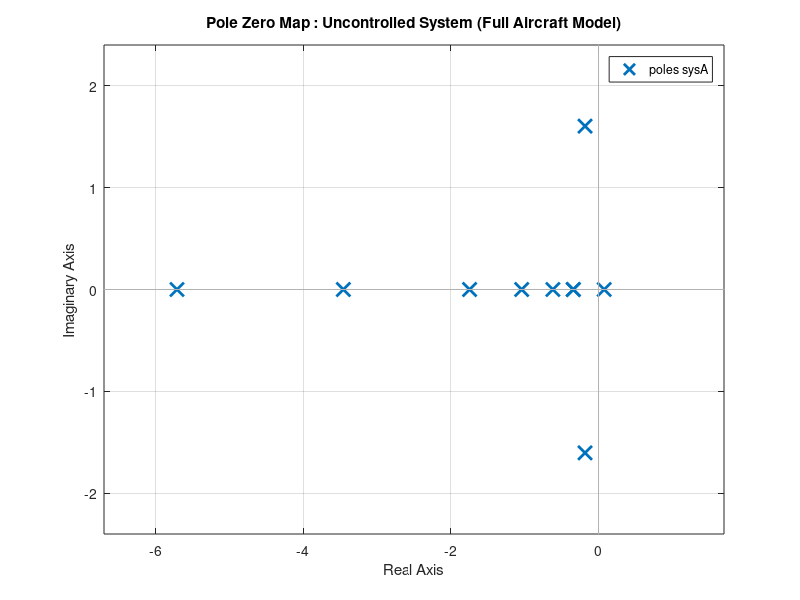
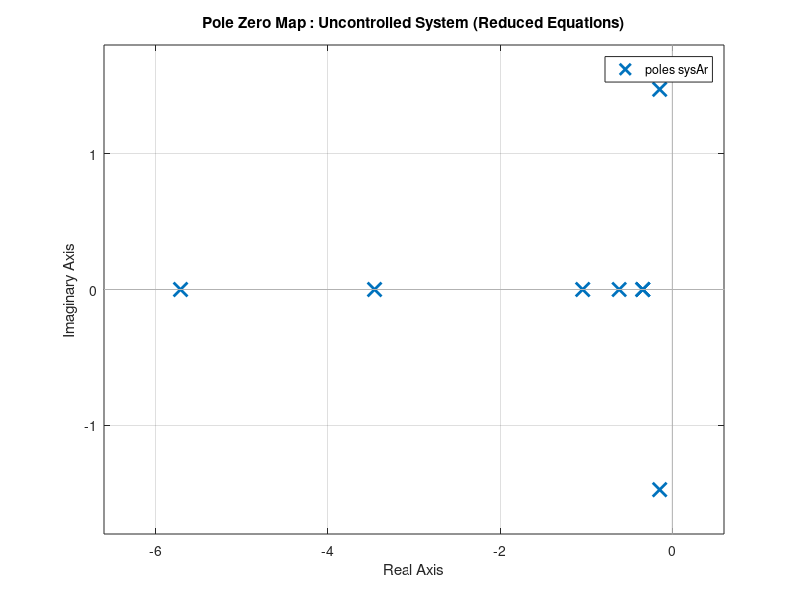
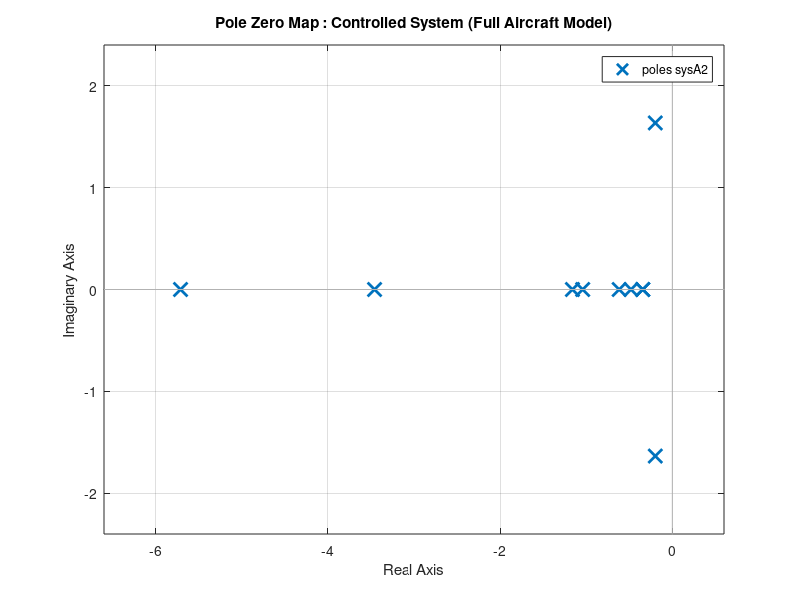

These figures' MATLAB source, in order:
% Filename:  dynamics.m
%
% Calculation of state matrix and input matrix for calculation
% of asymmetric aircraft response to atmospheric turbulence.
% The system model is in the form
%
%       .
%       x = Ax + Bu
%       -    -    -
% with x = [beta phi pb/2V rb/2V ug_ u_g* alpha_g alpha_g* beta_g betag* ay]'
%
% and
%
% u = [delta_a delta_r w1 w3 w2]'.
%
%
% The turbulence filters are derived using the approximated
% effective one-dimensional power spectral densities for u_g, alpha_g and
% beta_g (Dryden Model).
% 
% Data for Cessna Citation Ce-500, start (1)

% AIRCRAFT- AND FLIGHT CONDITION 'START'.
close all;
clear;
V   = 51.4;
S   = 24.2;
b   = 13.36;
mub = 13;
KX2 = 0.016;
KZ2 = 0.040;
KXZ = 0.002;
CL  = 1.1360;

% TURBULENCE PARAMETERS APPROXIMATED POWER SPECTRAL DENSITIES
Lg        = 150; 
B         = b/(2*Lg);
sigma     = 2;
sigmaug_V = sigma/V;
sigmavg   = sigma;
%sigmawg   = sigma;
sigmabg   = sigmavg/V;
sigmaag   = sigma/V;

Iug0 = 0.0249*sigmaug_V^2;
Iag0 = 0.0182*sigmaag^2;
tau1 = 0.0991;     tau2 = 0.5545;     tau3 = 0.4159;
tau4 = 0.0600;     tau5 = 0.3294;     tau6 = 0.2243;

% AIRCRAFT ASYMMETRIC AERODYNAMIC DERIVATIVES 
CYb  =-0.9896;     Clb  =-0.0772;     Cnb  = 0.1628;
CYp  =-0.0870;     Clp  =-0.3415;     Cnp  =-0.0268;
CYr  = 0.4300;     Clr  = 0.2830;     Cnr  =-0.1930;
CYda = 0.0000;     Clda =-0.2349;     Cnda = 0.0286;
CYdr = 0.3037;     Cldr = 0.0286;     Cndr =-0.1261;
 
                   Clpw = 0.8*Clp;    Cnpw = 0.9*Cnp;
                   Clrw = 0.7*Clr;    Cnrw = 0.2*Cnr;
CYfb = 0;
Clfb = 0;
Cnfb = 0;

%CYfbg = CYfb+0.5*CYr;
%Clfbg = Clfb+0.5*Clr;
%Cnfbg = Cnfb+0.5*Cnr;

% CALCULATION OF AIRCRAFT ASYMMETRIC STABILITY DERIVATIVES
yb   = (V/b)*CYb/(2*mub);
yphi = (V/b)*CL/(2*mub);
yp   = (V/b)*CYp/(2*mub);
yr   = (V/b)*(CYr-4*mub)/(2*mub);
ybg  = yb;
ydr  = (V/b)*CYdr/(2*mub);
den  = b*4*mub*(KX2*KZ2-KXZ^2)/V;
lb   = (Clb*KZ2+Cnb*KXZ)/den;
lp   = (Clp*KZ2+Cnp*KXZ)/den;
lr   = (Clr*KZ2+Cnr*KXZ)/den;
lda  = (Clda*KZ2+Cnda*KXZ)/den;
ldr  = (Cldr*KZ2+Cndr*KXZ)/den;
lug  = (-Clrw*KZ2-Cnrw*KXZ)/den;
lbg  = lb;
lag  = (Clpw*KZ2+Cnpw*KXZ)/den;
nb   = (Clb*KXZ+Cnb*KX2)/den;
np   = (Clp*KXZ+Cnp*KX2)/den;
nr   = (Clr*KXZ+Cnr*KX2)/den;
nda  = (Clda*KXZ+Cnda*KX2)/den;
ndr  = (Cldr*KXZ+Cndr*KX2)/den;
nug  = (-Clrw*KXZ-Cnrw*KX2)/den;
nbg  = nb;
nag  = (Clpw*KXZ+Cnpw*KX2)/den;
aug1 =-(V/Lg)^2*(1/(tau1*tau2));
aug2 =-(tau1+tau2)*(V/Lg)/(tau1*tau2);
aag1 =-(V/Lg)^2*(1/(tau4*tau5));
aag2 =-(tau4+tau5)*(V/Lg)/(tau4*tau5);
abg1 =-(V/Lg)^2;
abg2 =-2*(V/Lg);
bug1 = tau3*sqrt(Iug0*V/Lg)/(tau1*tau2);
bug2 = (1-tau3*(tau1+tau2)/(tau1*tau2))*sqrt(Iug0*(V/Lg)^3)/(tau1*tau2);
bag1 = tau6*sqrt(Iag0*V/Lg)/(tau4*tau5);
bag2 = (1-tau6*(tau4+tau5)/(tau4*tau5))*sqrt(Iag0*(V/Lg)^3)/(tau4*tau5);
bbg1 = sigmabg*sqrt(3*V/Lg);
bbg2 = (1-2*sqrt(3))*sigmabg*sqrt((V/Lg)^3);

% STATE-SPACE MATRICES
A = [yb yphi yp    yr 0    0    0    0    ybg  0;
     0  0    2*V/b 0  0    0    0    0    0    0;
     lb 0    lp    lr lug  0    lag  0    lbg  0;
     nb 0    np    nr nug  0    nag  0    nbg  0;
     0  0    0     0  0    1    0    0    0    0;
     0  0    0     0  aug1 aug2 0    0    0    0;
     0  0    0     0  0    0    0    1    0    0;
     0  0    0     0  0    0    aag1 aag2 0    0;
     0  0    0     0  0    0    0    0    0    1;
     0  0    0     0  0    0    0    0    abg1 abg2];

B = [0   ydr 0    0    0;
     0   0   0    0    0;
     lda ldr 0    0    0;
     nda ndr 0    0    0;
     0   0   bug1 0    0;
     0   0   bug2 0    0;
     0   0   0    bag1 0;
     0   0   0    bag2 0;
     0   0   0    0    bbg1;
     0   0   0    0    bbg2];

 C = eye (10,10);
 D = zeros(10,5);

% For equations of motion that approximate dutch roll
% STATE-SPACE MATRICES
% Ar = [yb   yr 0    0    0    0    ybg  0;
%      nb    nr nug  0    nag  0    nbg  0;
%      0     0  0    1    0    0    0    0;
%      0     0  aug1 aug2 0    0    0    0;
%      0     0  0    0    0    1    0    0;
%      0     0  0    0    aag1 aag2 0    0;
%      0     0  0    0    0    0    0    1;
%      0     0  0    0    0    0    abg1 abg2];
Ar = [0   -2*V/b 0    0    0    0    0  0;
     nb    nr nug  0    nag  0    nbg  0;
     0     0  0    1    0    0    0    0;
     0     0  aug1 aug2 0    0    0    0;
     0     0  0    0    0    1    0    0;
     0     0  0    0    aag1 aag2 0    0;
     0     0  0    0    0    0    0    1;
     0     0  0    0    0    0    abg1 abg2];

Br = [0  0   0    0    0;
     0   0   0    0    0;
     0   0   bug1 0    0;
     0   0   bug2 0    0;
     0   0   0    bag1 0;
     0   0   0    bag2 0;
     0   0   0    0    bbg1;
     0   0   0    0    bbg2];
 Cr = eye (8,8);
 Dr = zeros(8,5); 
 
% SHOW EIGENVALUES OF THE UNCONTROLLED SYSTEM (Full Equations)
eigA=eig(A)
figure(1);
sysA=ss(A,B,C,D);
pzmap(sysA);
title("Pole Zero Map : Uncontrolled System (Full Aircraft Model)");

%SHOW EIGENVALUES OF THE UNCONTROLLED SYSTEM (Reduced Equations)
eigAr=eig(Ar)
figure(2);
sysAr=ss(Ar,Br,Cr,Dr);
pzmap(sysAr);
title("Pole Zero Map : Uncontrolled System (Reduced Equations)");

% THE CESSNA CITATION CE-500 IS NOT STABLE IN SPIRAL MODE (FOR THE cit2a.m 
% FLIGHT CONDITION), HENCE THE FEEDBACK CONTROLLER TO THE AILERON FOR PHI IS 
% USED AS IN : 
%
%   delta_a = K_phi*phi     :  (K_phi for THIS flight condition)
%
% THEREFORE, CONTROLLED AIRCRAFT SYSTEM MATRICES WILL BE USED FOR RESULTS;
%
%      A = At 
%
%


% FOR EFFECT OF K_phi ON AIRCRAFT RESPONSES, ONE OTHER K_phi IS USED
Kphi = -0.1;
K    = [0 Kphi 0 0  0 0  0 0  0 0];
A2   = A-B(:,1)*K;
eigA2=eig(A2)
figure(4);
sysA2=ss(A2,B,C,D);
pzmap(sysA2);
title("Pole Zero Map : Controlled System (Full Aircraft Model)");

% SHOW EIGENVALUES OF THIS CONTROLLED SYSTEM
%eig(A2), pause

% save dumpfile A A2 Ar  B Br C D Cr Dr sigma sigmaug_V sigmabg sigmaag Lg V b
% clear
% load dumpfile